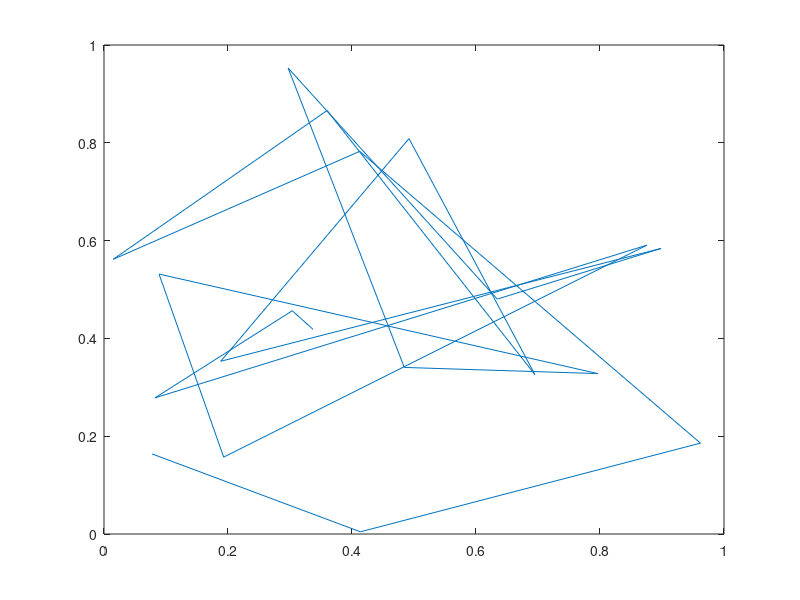

Write MATLAB code to recreate this figure. (Note: this script raises an error after producing the figure.)
x = rand(20,1) ;
y = rand(20,1) ;
plot(x,y)
% axis off
a = gca;
% a.Box = "off";
a.FontSize = 0.1;
% a.LabelFontSizeMultiplier = 1;

a.XAxis.Visible = 'off';
a.YAxis.Visible = 'off';

set(gca,'LooseInset',get(gca,'TightInset'));

saveas(gcf,'junk.jpg')